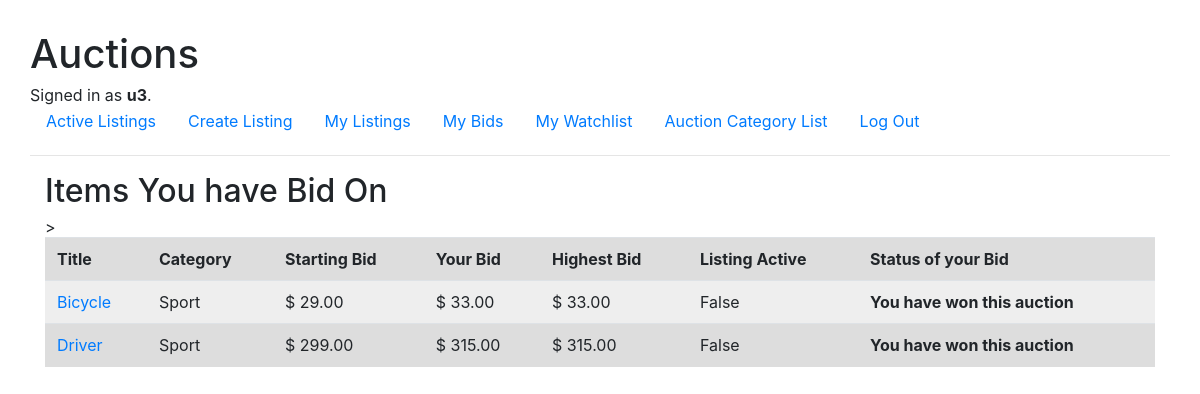
The app's page /bid/ (signed in) with its own data.
### auctions/models.py (models this page shows, shortened)
class User(AbstractUser):
    pass

class Bid(models.Model):
    user_id = models.ForeignKey(User, on_delete=models.CASCADE, related_query_name="buyer")
    title_id = models.ForeignKey(Listing, on_delete=models.CASCADE, related_name="item")
    bid_date = models.DateField(auto_now_add=True)
    bid_amount = models.DecimalField(max_digits=7, decimal_places=2)
    active = models.BooleanField(default=True)

class Listing(models.Model):
    title = models.CharField(max_length=32)
    description = models.CharField(max_length=256)
    starting_bid = models.DecimalField(max_digits=7, decimal_places=2)
    category = models.CharField(max_length=32)
    date_listed = models.DateField(auto_now_add=True)
    active = models.BooleanField(default=True)
    user_id = models.ForeignKey(User, on_delete=models.CASCADE, related_name="sellers")
    image = models.URLField(max_length=256, blank=True)
    bid_count = models.IntegerField(default=0)
    max_bid = models.DecimalField(max_digits=7, decimal_places=2, default=0.00)

### auctions/views.py (the view)
# urls.py: path("bid/", views.BidListView.as_view(), name="bid"),
class BidListView(LoginRequiredMixin, ListView):
    Model = Bid
    template_name = 'auctions/bid_list.html'
    contect_object_name = 'listing_list'
    login_url = 'login'
    def get_queryset(self):
        return Bid.objects.filter(user_id__username=self.request.user).distinct().select_related('title_id')
    def get_context_data(self, **kwargs):
        context = super(BidListView, self).get_context_data(**kwargs)
        context['PageTitle'] = 'Items You have Bid On'
        return context

### auctions/templates/auctions/bid_list.html
{% extends "auctions/layout.html" %}
{% block body %}
    <div class="container">
    {%  if PageTitle %}
        <h2>{{ PageTitle }}</h2>
    {% else %}
        <h2>Active Listings</h2>
    {% endif %}
    {% if bid_list %}
        <table class="table">
            <tr>
                <th class="span2">Title</th>
                <th class="span2">Category</th>
                <th class="span1">Starting Bid</th>
                <th class="span1">Your Bid</th>
                <th class="span1">Highest Bid</th>
                <th class="span1">Listing Active</th>>
                <th class="span4">Status of your Bid</th>
            </tr>
            {% for bid in bid_list %}
                <tr>
                    <td>
                        <a href="{% url 'detail' bid.title_id_id %}">{{ bid.title_id.title }}</a>
                    </td>
                    <td>{{ bid.title_id.category }}</td>
                    <td>$ {{ bid.title_id.starting_bid }}</td>
                    <td>$ {{ bid.bid_amount }}</td>
                    <td>$ {{ bid.title_id.max_bid }}</td>
                    <td>{{ bid.title_id.active }}</td>
                    <td>
                        {% if bid.title_id.active %}
                            {% if bid.bid_amount == bid.title_id.max_bid %}
                                Your bid is the highest for this item
                            {% else %}
                                You are outbid on this item
                            {% endif %}
                        {% else %}
                            {% if bid.bid_amount == bid.title_id.max_bid %}
                                <strong>You have won this auction</strong>
                            {% else %}
                                Auction Closed. You were outbid.
                            {% endif %}
                        {% endif %}
                    </td>
                </tr>
            {% endfor %}
        </table>
    {% else %}
        <p>No active listings found</p>
    {% endif %}
    </div>
{% endblock %}

### auctions/templates/auctions/layout.html (shortened to what this page needs)
{% load static %}
<!DOCTYPE html>
<html lang="en">
    <head>
        <link rel="stylesheet" href="https://stackpath.bootstrapcdn.com/bootstrap/4.4.1/css/bootstrap.min.css">
        <link href="{% static 'auctions/styles.css' %}" rel="stylesheet">
    </head>
    <body>
        <h1>Auctions</h1>
        <div>
            {% if user.is_authenticated %}
                Signed in as <strong>{{ user.username }}</strong>.
            {% else %}
                Not signed in.
            {% endif %}
        </div>
        <ul class="nav">
            <li class="nav-item">
                <a class="nav-link" href="{% url 'index' %}">Active Listings</a>
            </li>
            {% if user.is_authenticated %}
                <li class="nav-item">
                    <a class="nav-link" href="{% url 'create' %}">Create Listing</a>
                </li>
                <li class="nav-item">
                    <a class="nav-link" href="{% url 'index' %}?user={{ user.username }}">My Listings</a>
                </li>
                <li class="nav-item">
                    <a class="nav-link" href="{% url 'bid' %}">My Bids</a>
                </li>
                <li class="nav-item">
                    <a class="nav-link" href="{% url 'watchlist' %}">My Watchlist</a>
                </li>
                <li class="nav-item">
                    <a class="nav-link" href="{% url 'categorylist' %}">Auction Category List</a>
                </li>
                <li class="nav-item">
                    <a class="nav-link" href="{% url 'logout' %}">Log Out</a>
                </li>
            {% endif %}
        </ul>
        <hr>
        {% block body %}
        {% endblock %}
    </body>
</html>

### auctions/static/auctions/styles.css (style rules this page uses)
html { font-family: Arial, sans-serif; margin: 20px; padding: 10px; font-size: 16px; }
body { line-height: 1.15; }
table { width: 75%; border-collapse: collapse; padding: 5px; }
th, td { padding: 2px; text-align: left; }
tr:nth-child(even) { background: #eee; }
tr:nth-child(odd) { background: #ddd; }

### records on screen
User: username "u3"
Bid: title_id "Bicycle", title_id.category "Sport", title_id.starting_bid "29.00", bid_amount "33.00", title_id.max_bid "33.00", title_id.active "False", shows "You have won this auction"
Bid: title_id "Driver", title_id.category "Sport", title_id.starting_bid "299.00", bid_amount "315.00", title_id.max_bid "315.00", title_id.active "False", shows "You have won this auction"

### other values on screen
{{ PageTitle }} "Items You have Bid On"
